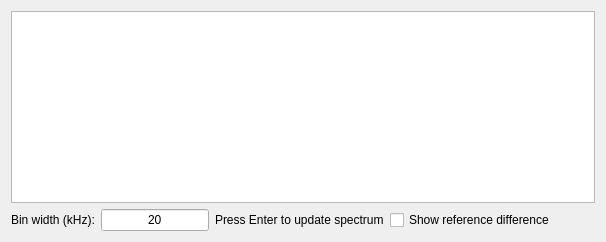
               <widget class="QWidget" name="fftspectrumtab">
                <attribute name="title">
                 <string>FFT Spectrum</string>
                </attribute>
                <layout class="QGridLayout" name="gridLayout_fftspectrum">
                 <item row="0" column="0">
                  <widget class="GraphicsLayoutWidget" name="fftspectrumplot"/>
                 </item>
                 <item row="1" column="0">
                  <layout class="QHBoxLayout" name="horizontalLayout_fftspectrum">
                   <item>
                    <widget class="QLabel" name="label_fftspectrumbinwidth">
                     <property name="text">
                      <string>Bin width (kHz):</string>
                     </property>
                    </widget>
                   </item>
                   <item>
                    <widget class="QLineEdit" name="fftspectrumbinwidth">
                     <property name="sizePolicy">
                      <sizepolicy hsizetype="Fixed" vsizetype="Fixed">
                       <horstretch>0</horstretch>
                       <verstretch>0</verstretch>
                      </sizepolicy>
                     </property>
                     <property name="text">
                      <string>20</string>
                     </property>
                     <property name="alignment">
                      <set>Qt::AlignCenter</set>
                     </property>
                    </widget>
                   </item>
                   <item>
                    <widget class="QLabel" name="label_fftspectrumhelp">
                     <property name="text">
                      <string>Press Enter to update spectrum</string>
                     </property>
                    </widget>
                   </item>
                   <item>
                    <widget class="QCheckBox" name="checkBoxFftSpectrumDifference">
                     <property name="text">
                      <string>Show reference difference</string>
                     </property>
                    </widget>
                   </item>
                   <item>
                    <spacer name="horizontalSpacer_fftspectrum">
                     <property name="orientation">
                      <enum>Qt::Horizontal</enum>
                     </property>
                     <property name="sizeHint" stdset="0">
                      <size>
                       <width>40</width>
                       <height>20</height>
                      </size>
                     </property>
                    </spacer>
                   </item>
                  </layout>
                 </item>
                </layout>
               </widget>
